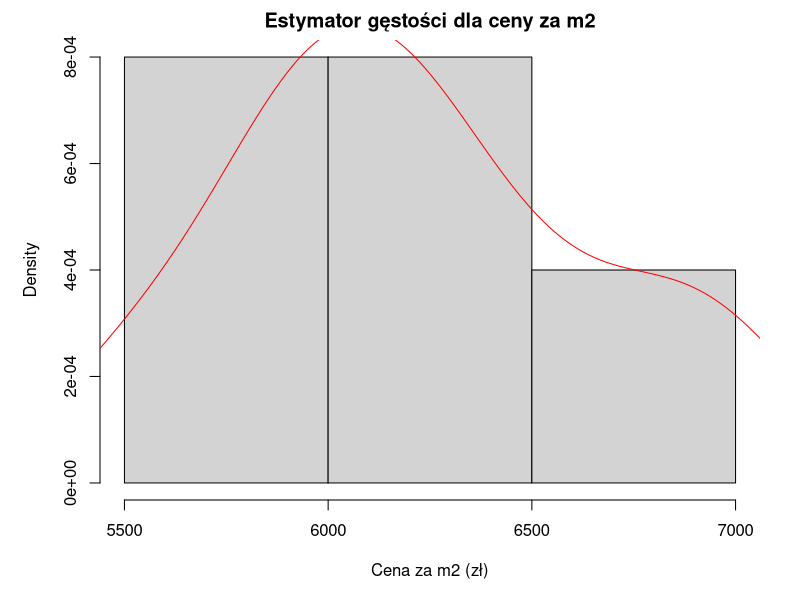
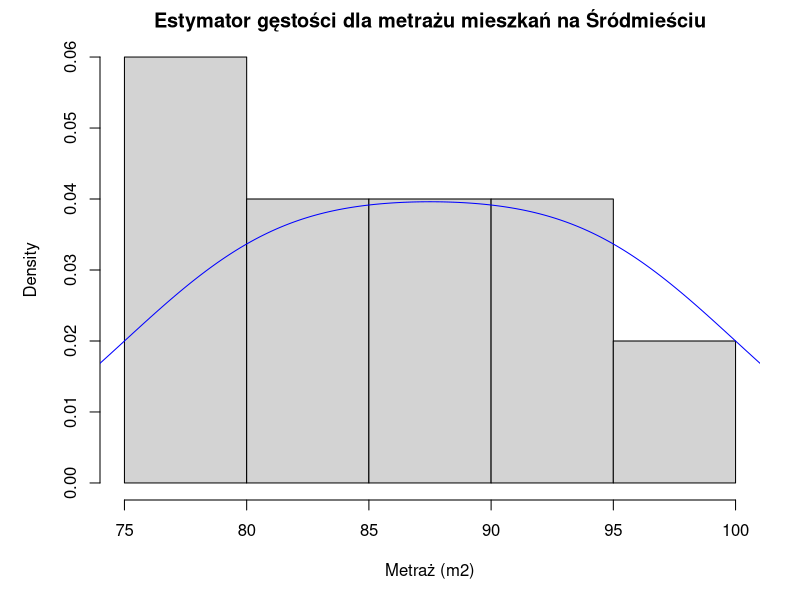

Generate these figures, in order, with R:
#funkcja porownania
interpretuj_wynik <- function(p_value, alpha = 0.05) {
  if (p_value >= alpha) {
    return("Nie odrzucamy na poziomie istotności 5%: Nie mamy dowodów przeciwko H_0.")
  } else if (p_value >= 0.01) {
    return("Odrzucamy na poziomie istotności 5%: Mamy dowody przeciwko H_0.")
  } else if (p_value >= 0.001) {
    return("Odrzucamy na poziomie istotności 1%: Mamy mocne dowody przeciwko H_0.")
  } else {
    return("Odrzucamy na poziomie istotności 0,1%: Mamy bardzo mocne dowody przeciwko H_0.")
  }
}



library("stats")


#1------------------------------------------------
# liczba kategorii
k<-6
# wektor z p'stwem każdej kategorii
p<-1/k*rep(1,times=k)
# wektor z frekwencjami
m<-c(171,200,168,213,226,222)
# liczba obserwacji
n<-sum(m)
# wektor z oczekiwanymi frekwencjami
(me<-n*p)
# realizacja statystyki testowej
(t<-sum((m-me)^2/me))
# wartość p
(wp<-1-pchisq(t,k-1))
#///////////////////////////////////////
#b
(t <- sum((m - me)^2/me))
#c
(p1 <- 1 - pchisq(t, k - 1))
#d
(interpretuj_wynik(p1))
#e
(test_chi <- chisq.test(m, p = p))

#2-----------------------------------------------

# liczba wierszy i kolumn
r<-2
k<-2
# macierz frekwencji
m<-matrix(c(200,150,300,350),nrow=r)
# liczba obserwacji w wierszach oraz kolumnach
sumr<-array(0,dim=r)
sumk<-array(0,dim=k)
# liczba obserwacji
n<-sum(m)
sumr<-rowSums(m)
sumk<-colSums(m)
# macierz oczekiwanych freq oraz realizacja statystyki testowej
# na początku me jest macierzą o odpowiednich wymiarach, który #zawiera same zera
me<-matrix(0,nrow=r,ncol=k)
t<-0
for (i in 1:r){
  for (j in 1:k){
    me[i,j]<-sumr[i]*sumk[j]/n
    t<-t+(m[i,j]-me[i,j])^2/me[i,j]
  }
}

# Oczekiwane frekwencje
me

#b podać realizację statystyki testowej
t
#c --podać wartość p
df<-(r-1)*(k-1)
(p2<-1-pchisq(t,df))


#d 
(interpretuj_wynik(p2))

#e
(test_chi <- chisq.test(m))

#f
(test_fisher <- fisher.test(m))

#3------------------------------------------------------------------

# Tworzenie przykładowych danych
dzielnica <- c("A", "B", "C", "A", "B", "C", "A", "B", "C", "A")
liczba_pokoi <- c(2, 3, 2, 4, 3, 1, 2, 4, 2, 3)
dane <- data.frame(dzielnica, liczba_pokoi)

# a) Tabela rozdzielcza opisująca rozkład liczby pokoi w zależności od dzielnicy
(tabela_a <- table(dane$dzielnica, dane$liczba_pokoi))
rownames(tabela_a) <- c("Dzielnica A", "Dzielnica B", "Dzielnica C")
colnames(tabela_a) <- c("1 pokój", "2 pokoje", "3 pokoje", "4 pokoje")


# b) Nowa zmienna przyjmująca wartość 4 gdy liczba pokoi jest co najmniej 4, w przeciwnym razie równa się liczbie pokoi
dane$nowa_zmienna <- ifelse(dane$liczba_pokoi >= 4, 4, dane$liczba_pokoi)

# c) Testowanie hipotezy, że liczba pokoi jest niezależna od dzielnicy
# Do tego celu można użyć testu chi-kwadrat
(test_chi_kwadrat <- chisq.test(table(dane$dzielnica, dane$nowa_zmienna)))

#4 --------------------------------------------------------------------

dzielnica <- c("A", "B", "C", "A", "B", "C", "A", "B", "C", "A")
cena_m2 <- c(5500, 7000, 6200, 5800, 6500, 6300, 6100, 5900, 6800, 6000)
dane <- data.frame(dzielnica, cena_m2)

dane$cena_wieksza_niz_6000 <- ifelse(dane$cena_m2 > 6000, "Tak", "Nie")
(test_chi_kwadrat <- chisq.test(table(dane$dzielnica, dane$cena_wieksza_niz_6000)))



#5------------------------

cena_m2 <- c(5500, 7000, 6200, 5800, 6500, 6300, 6100, 5900, 6800, 6000)
metraz_srodmiescie <- c(80, 90, 85, 75, 100, 95, 85, 80, 95, 90)
dzielnica <- c("A", "B", "C", "A", "B", "C", "A", "B", "C", "A")
dane <- data.frame(cena_m2, metraz_srodmiescie, dzielnica)

(test_shapiro_cena <- shapiro.test(dane$cena_m2))



par(mar = c(5, 5, 2, 2))

hist(dane$cena_m2, breaks = 5, main = "Estymator gęstości dla ceny za m2", xlab = "Cena za m2 (zł)", freq = FALSE)
lines(density(dane$cena_m2), col = "red")


(test_shapiro_srodmiescie <- shapiro.test(dane$metraz_srodmiescie))

hist(dane$metraz_srodmiescie, breaks = 5, main = "Estymator gęstości dla metrażu mieszkań na Śródmieściu", xlab = "Metraż (m2)", freq = FALSE)
lines(density(dane$metraz_srodmiescie), col = "blue")




#^6---------------------
library(MASS)
set.seed(123)  # Ustawienie ziarna losowości dla reprodukowalności

# a) Generowanie próby 1000 realizacji z rozkładu wykładniczego o wartości oczekiwanej 1
próba_exp <- rexp(1000, rate = 1)

# b) Przetestowanie hipotez
# i) Testowanie hipotezy, czy próba pochodzi z rozkładu normalnego o średniej mu=1 i odchyleniu sigma=1
(test_norm <- shapiro.test(próba_exp))


# ii) Testowanie hipotezy, czy próba pochodzi z rozkładu wykładniczego z parametrem lambda=1
(test_exp <- shapiro.test(próba_exp)
)

# c) Generowanie próby 1000 realizacji z rozkładu Gamma o parametrze kształtu 100 i parametrze skali 1
próba_gamma <- rgamma(1000, shape = 100, rate = 1)

# d) Przetestowanie hipotez
# i) Testowanie hipotezy, czy próba pochodzi z rozkładu normalnego o średniej mu=100 i odchyleniu sigma=10
(test_norm_gamma <- shapiro.test(próba_gamma)
)

# ii) Testowanie hipotezy, czy próba pochodzi z rozkładu Gamma z parametrami 100 i 1
(parametry_gamma <- fitdistr(próba_gamma, densfun = "gamma")$estimate

)


















